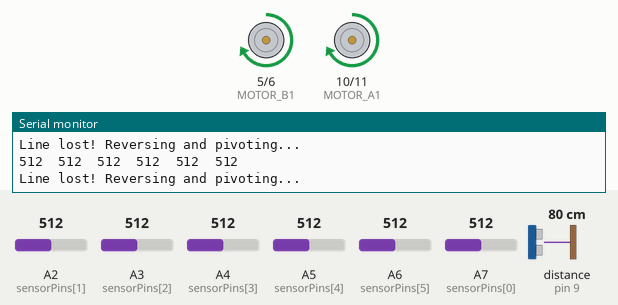
Simulated run of this sketch. Board: Arduino Nano, built with avr-gcc and run on an emulated ATmega328P. Parts: motor-driver pin pairs drawn as motors (green arrow = first pin HIGH = forward, orange = second pin HIGH = backward, longer = more drive), the last lines printed to the serial monitor. Wiring (inferred from the names in the program): ultrasonic range finder: trigger pin 7; echo pin 9. The test bench sets the inputs (shaded band); at power-on: distance to the obstacle (sensor on pin 9) 80 cm, A2 (sensorPins[1]) = 512, A5 (sensorPins[4]) = 512, A3 (sensorPins[2]) = 512, A4 (sensorPins[3]) = 512, A6 (sensorPins[5]) = 512, A7 (sensorPins[0]) = 512. The echo pulse lasts 58.3 µs per cm.

Above: at 1.0 s.
1.3 s: distance to the obstacle (sensor on pin 9) set to 22 cm
4.3 s: distance to the obstacle (sensor on pin 9) set to 18 cm
At 5.5 s:
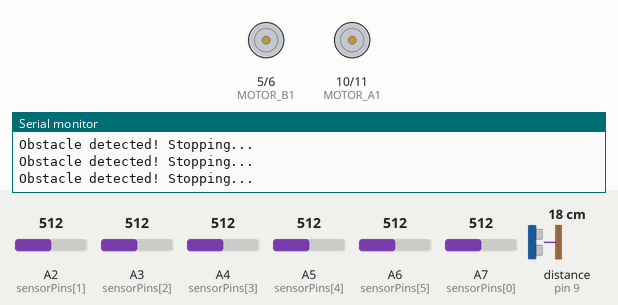
6.1 s: distance to the obstacle (sensor on pin 9) set to 35 cm
At 6.24 s:
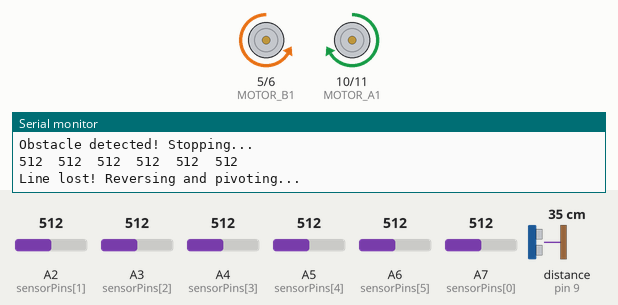
9.1 s: A2 (sensorPins[1]) set to 885
12.1 s: A2 (sensorPins[1]) set to 912
At 13.1 s:
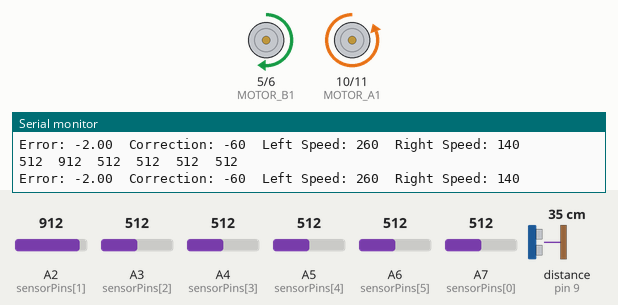
13.7 s: A5 (sensorPins[4]) set to 882
16.7 s: A5 (sensorPins[4]) set to 913
At 17.4 s:
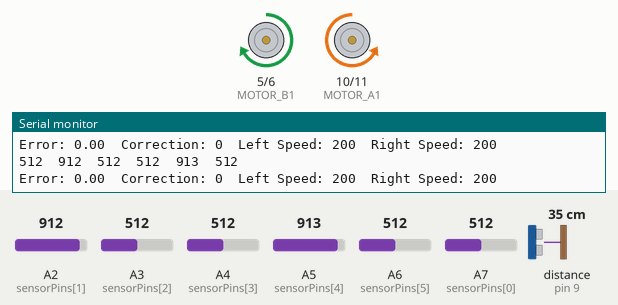
Timing chart, 0 to 19.2 s (numbered marks = the images above; inputs shaded):
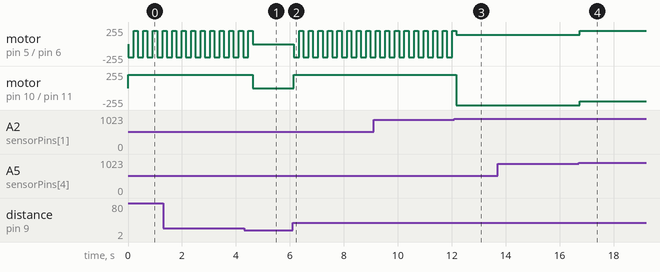

Measured:
- the behaviour switches between 21 and 20 cm on distance to the obstacle (sensor on pin 9) (found by bisection; images 0 and 1)
- the behaviour switches between 900 and 901 on A2 (sensorPins[1]) (found by bisection; images 2 and 3)
- the behaviour switches between 900 and 901 on A5 (sensorPins[4]) (found by bisection; images 3 and 4)
- after the input at 4.3 s, motor on pin 10 (MOTOR_A1) / pin 11 (MOTOR_A2): forward 200/255 → stopped after 0.32 s
- after the input at 6.1 s, motor on pin 5 (MOTOR_B1) / pin 6 (MOTOR_B2): alternates forward 200/255 for 0.15 s and backward 200/255 for 0.20 s, starting after 0.05 s; motor on pin 10 (MOTOR_A1) / pin 11 (MOTOR_A2): stopped → forward 200/255 after 0.05 s
- after the input at 12.1 s, motor on pin 10 (MOTOR_A1) / pin 11 (MOTOR_A2): forward 200/255 → backward 255/255 after 0.07 s
- after the input at 16.7 s, motor on pin 5 (MOTOR_B1) / pin 6 (MOTOR_B2): forward 140/255 → forward 200/255 after 0.05 s; motor on pin 10 (MOTOR_A1) / pin 11 (MOTOR_A2): backward 255/255 → backward 200/255 after 0.05 s
- by itself, motor on pin 5 (MOTOR_B1) / pin 6 (MOTOR_B2): alternates forward 200/255 for 0.15 s and backward 200/255 for 0.20 s

The sketch:

sketch_feb25a.ino
```cpp
// Motor control pins
const int MOTOR_A1 = 10;
const int MOTOR_A2 = 11;
const int MOTOR_B1 = 5;
const int MOTOR_B2 = 6;

// Ultrasonic sensor pins
const int TRIG = 7;
const int ECHO = 9;

// Base motor speed
const int baseSpeed = 200;

// Line sensor setup with 6 sensors: using pins A7, A2, A3, A4, A5, A6
// Note: A7 is used in place of the former A1.
const int sensorPins[6] = { A7, A2, A3, A4, A5, A6 };
const int numSensors = 6;
int sensorValues[6];

// Assign weights for proportional control
// Left-most sensor (A7) gets -3, then -2, -1, then +1, +2, +3 for the right-most sensor (A6).
int sensorWeights[6] = { -3, -2, -1, 1, 2, 3 };

// Thresholds for white and black detection (adjust these values based on your sensors and surface)
const int whiteThreshold = 600;
const int blackThreshold = 900;

// Proportional control constant
const float Kp = 30.0;

void setup() {
  // Set motor control pins as outputs
  pinMode(MOTOR_A1, OUTPUT);
  pinMode(MOTOR_A2, OUTPUT);
  pinMode(MOTOR_B1, OUTPUT);
  pinMode(MOTOR_B2, OUTPUT);

  // Set ultrasonic sensor pins
  pinMode(TRIG, OUTPUT);
  pinMode(ECHO, INPUT);

  Serial.begin(9600);
}

// Function to measure distance using the ultrasonic sensor
long getDistance() {
  digitalWrite(TRIG, LOW);
  delayMicroseconds(2);
  digitalWrite(TRIG, HIGH);
  delayMicroseconds(10);
  digitalWrite(TRIG, LOW);

  long duration = pulseIn(ECHO, HIGH);
  long distance = duration * 0.034 / 2;
  return distance;
}

// Set motor speeds (allowing negative values for reverse)
// Positive values drive forward; negative values drive reverse.
void setMotorSpeeds(int leftSpeed, int rightSpeed) {
  leftSpeed = constrain(leftSpeed, -255, 255);
  rightSpeed = constrain(rightSpeed, -255, 255);

  // Left motor control
  if (leftSpeed >= 0) {
    analogWrite(MOTOR_A1, 0);
    analogWrite(MOTOR_A2, leftSpeed);
  } else {
    analogWrite(MOTOR_A1, -leftSpeed);
    analogWrite(MOTOR_A2, 0);
  }

  // Right motor control
  if (rightSpeed >= 0) {
    analogWrite(MOTOR_B1, rightSpeed);
    analogWrite(MOTOR_B2, 0);
  } else {
    analogWrite(MOTOR_B1, 0);
    analogWrite(MOTOR_B2, -rightSpeed);
  }
}

// Stop all motors
void stopMotors() {
  analogWrite(MOTOR_A1, 0);
  analogWrite(MOTOR_A2, 0);
  analogWrite(MOTOR_B1, 0);
  analogWrite(MOTOR_B2, 0);
}

void loop() {
  // Check for obstacles using the ultrasonic sensor
  long distance = getDistance();
  if (distance > 0 && distance < 20) {
    stopMotors();
    Serial.println("Obstacle detected! Stopping...");
    delay(100);
    return;  // Skip further processing while an obstacle is present
  }

  int weightedSum = 0;
  int activeSensors = 0;

  // Read each sensor value and compute a weighted sum based on line detection
  for (int i = 0; i < numSensors; i++) {
    sensorValues[i] = analogRead(sensorPins[i]);
    Serial.print(sensorValues[i]);
    Serial.print("\t");

    // Consider the sensor active if it detects the black line
    if (sensorValues[i] > blackThreshold) {
      weightedSum += sensorWeights[i];
      activeSensors++;
    }
  }
  Serial.println();

  // Recovery routine: if no sensor detects the line
  if (activeSensors == 0) {
    Serial.println("Line lost! Reversing and pivoting...");
    // Reverse briefly to try to re-acquire the line
    setMotorSpeeds(-baseSpeed, -baseSpeed);
    delay(200);
    // Pivot turn (for example, pivot left) to search for the line
    setMotorSpeeds(-baseSpeed, baseSpeed);
    delay(150);
    return;  // Skip the rest of this loop cycle
  }

  // Normal line following using proportional control
  float error = (float)weightedSum / activeSensors;
  int correction = Kp * error;
  int leftMotorSpeed = baseSpeed - correction;
  int rightMotorSpeed = baseSpeed + correction;

  setMotorSpeeds(leftMotorSpeed, rightMotorSpeed);

  // Debugging output to the Serial Monitor
  Serial.print("Error: ");
  Serial.print(error);
  Serial.print("  Correction: ");
  Serial.print(correction);
  Serial.print("  Left Speed: ");
  Serial.print(leftMotorSpeed);
  Serial.print("  Right Speed: ");
  Serial.println(rightMotorSpeed);

  delay(50);
}
```
